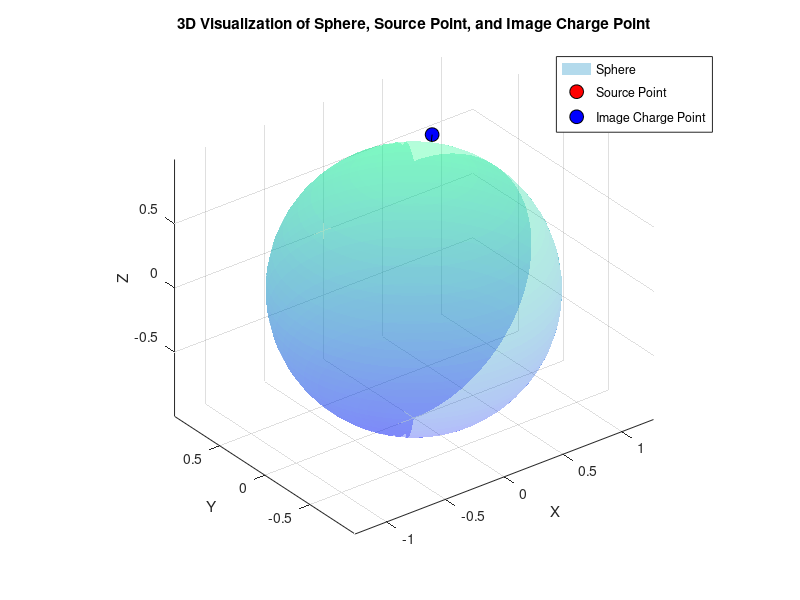
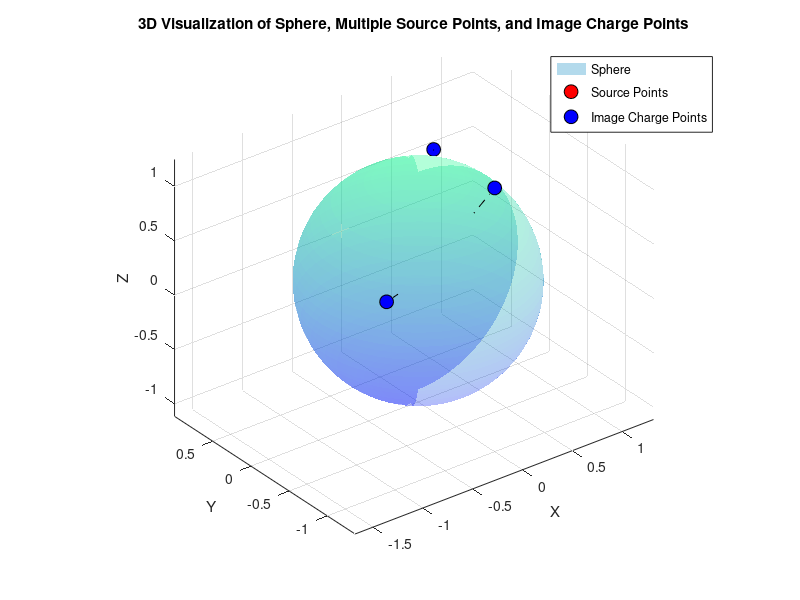

These figures' MATLAB source, in order:
clear all, close all, clc
% Code to generate image of source points for the presentation

%% Only one source point
R = 1;  
x_prime = [0.5, 0.5, 0.5];  % Source point inside the sphere
lambda = R / norm(x_prime);  
image_charge_point = lambda^2 * x_prime;  % Image charge point

% Sphere
[phi, theta] = meshgrid(linspace(0, 2*pi, 50), linspace(0, pi, 50));
x_sphere = R * sin(theta) .* cos(phi);
y_sphere = R * sin(theta) .* sin(phi);
z_sphere = R * cos(theta);


figure;
hold on;
surf(x_sphere, y_sphere, z_sphere, 'FaceAlpha', 0.3, 'EdgeColor', 'none');  
colormap winter;
xlabel('X');
ylabel('Y');
zlabel('Z');
title('3D Visualization of Sphere, Source Point, and Image Charge Point');
axis equal;
grid on;

scatter3(x_prime(1), x_prime(2), x_prime(3), 100, 'filled', 'MarkerEdgeColor','k', 'MarkerFaceColor', 'r', 'DisplayName', 'Source Point');
scatter3(image_charge_point(1), image_charge_point(2), image_charge_point(3), 100, 'filled', 'MarkerEdgeColor','k', 'MarkerFaceColor', 'b', 'DisplayName', 'Image Charge Point');
line([x_prime(1), image_charge_point(1)], [x_prime(2), image_charge_point(2)], [x_prime(3), image_charge_point(3)], 'Color', 'k', 'LineStyle', '--');


legend('Sphere', 'Source Point', 'Image Charge Point', 'Location', 'best');
view(3);  
hold off;


%% More source points
R = 1;  
source_points = [0.5, 0.5, 0.5; -0.3, -0.3, 0.2; 0.1, -0.4, 0.6];  
num_sources = size(source_points, 1);
lambda_values = R ./ vecnorm(source_points, 2, 2);  
image_charge_points = (lambda_values.^2) .* source_points;  

[phi, theta] = meshgrid(linspace(0, 2*pi, 50), linspace(0, pi, 50));
x_sphere = R * sin(theta) .* cos(phi);
y_sphere = R * sin(theta) .* sin(phi);
z_sphere = R * cos(theta);

figure;
hold on;
surf(x_sphere, y_sphere, z_sphere, 'FaceAlpha', 0.3, 'EdgeColor', 'none');  
colormap winter;
xlabel('X');
ylabel('Y');
zlabel('Z');
title('3D Visualization of Sphere, Multiple Source Points, and Image Charge Points');
axis equal;
grid on;

for i = 1:num_sources
    scatter3(source_points(i, 1), source_points(i, 2), source_points(i, 3), 100, 'filled', 'MarkerEdgeColor','k', 'MarkerFaceColor', 'r');
    scatter3(image_charge_points(i, 1), image_charge_points(i, 2), image_charge_points(i, 3), 100, 'filled', 'MarkerEdgeColor','k', 'MarkerFaceColor', 'b');
    line([source_points(i, 1), image_charge_points(i, 1)], [source_points(i, 2), image_charge_points(i, 2)], [source_points(i, 3), image_charge_points(i, 3)], 'Color', 'k', 'LineStyle', '--');
end

legend('Sphere', 'Source Points', 'Image Charge Points', 'Location', 'best');
view(3);  
hold off;
